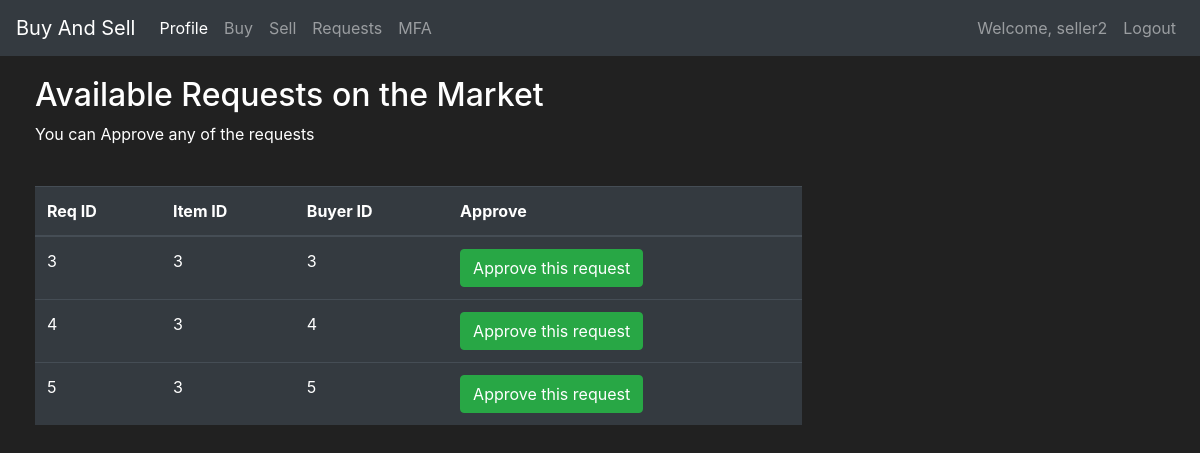
/requests (signed in), run on the app's committed database.
### market/models.py (models this page shows, shortened)
class User(db.Model, UserMixin):
    id = db.Column(db.Integer(), primary_key=True)
    username = db.Column(db.String(length=30), nullable=False, unique=True)
    email_address = db.Column(db.String(length=50), nullable=False, unique=True)
    password_hash = db.Column(db.String(length=60), nullable=False)
    budget = db.Column(db.Integer(), nullable=False, default=1000)
    items = db.relationship('Item', backref='owned_user', lazy=True)
    @property
    def password(self):
        return self.password

class Request(db.Model):
    id = db.Column(db.Integer(), primary_key=True)
    item_id = db.Column(db.Integer(), db.ForeignKey('item.id'))
    buyer_id = db.Column(db.Integer(), db.ForeignKey('user.id'))
    seller_id = db.Column(db.Integer(), db.ForeignKey('user.id'))
    approve = db.Column(db.String())
    status= db.Column(db.String())

### market/routes.py (the view, shortened to what this page needs)
@app.route('/requests',methods=['GET', 'POST'])
def requests_page():
    request_form = RequestForm()
    if request.method == "GET":
        requests = Request.query.filter(Request.seller_id ==current_user.id,Request.status =="0")
        return render_template('request.html', requests=requests, request_form=request_form)

### market/models.py (called while the page is built)
@login_manager.user_loader
def load_user(user_id):
    return User.query.get(int(user_id))

### market/templates/request.html (shortened to what this page needs)
{% extends 'base.html' %}
{% block content %}
<div class="row" style="margin-top:20px; margin-left:20px">
   <div class="col-8">
       <h2>Available Requests on the Market</h2>
       <p>You can Approve any of the requests</p>
       <br>
      <table class="table table-hover table-dark">
         <thead>
            <tr>
               <th scope="col">Req ID</th>
               <th scope="col">Item ID</th>
               <th scope="col">Buyer ID</th>
               <th scope="col">Approve</th>
            </tr>
         </thead>
         <tbody>
            {% for req in requests %}
            <tr>
               <td>{{ req.id }}</td>
               <td>{{ req.item_id }}</td>
               <td>{{ req.buyer_id }}</td>
               <td>
                  <button class="btn btn-outline btn-success" data-toggle="modal" data-target="#Modal-PurchaseConfirm-{{ req.id }}">Approve this request</button>
               </td>
            </tr>
            {% endfor %}
         </tbody>
      </table>
   </div>
{% endblock %}

### market/templates/base.html (shortened to what this page needs)
<!doctype html>
<html lang="en">
   <head>
      <link rel="stylesheet" href="https://cdn.jsdelivr.net/npm/bootstrap@4.5.3/dist/css/bootstrap.min.css">
   </head>
   <body>
    <nav class="navbar navbar-expand-md navbar-dark bg-dark">
      <a class="navbar-brand" href="#">Buy And Sell<span class="sr-only">(current)</span></a>
      <div class="collapse navbar-collapse" id="navbarNav">
        {% if current_user.is_authenticated %}
        <ul class="navbar-nav mr-auto">
            <li class="nav-item active">
                <a class="nav-link" href="{{ url_for('profile_page') }}">Profile</a>
            </li>
            <li class="nav-item">
                <a class="nav-link" href="{{ url_for('market_page') }}">Buy</a>
            </li>
            <li class="nav-item">
                <a class="nav-link" href="{{ url_for('sell_page') }}">Sell</a>
            </li>
            <li class="nav-item">
                <a class="nav-link" href="{{ url_for('requests_page') }}">Requests</a>
            </li>
            <li class="nav-item">
                <a class="nav-link" href="{{ url_for('qr_generationpage') }}">MFA</a>
            </li>
        </ul>
            <ul class="navbar-nav">
                <li class="nav-item">
                    <a class="nav-link">Welcome, {{ current_user.username }}</a>
                </li>
                <li class="nav-item">
                    <a class="nav-link" href="{{ url_for('logout_page') }}">Logout</a>
                </li>
            </ul>
          {% endif %}
      </div>
    </nav>
      {% block content %}
      {% endblock %}
   </body>
</html>

### market/templates/base.html (style rules this page uses)
body { background-color: #212121; color: white }

### data on the page
User: username "seller2"
Request: id "3", item_id "3", buyer_id "3"
Request: id "4", item_id "3", buyer_id "4"
Request: id "5", item_id "3", buyer_id "5"
